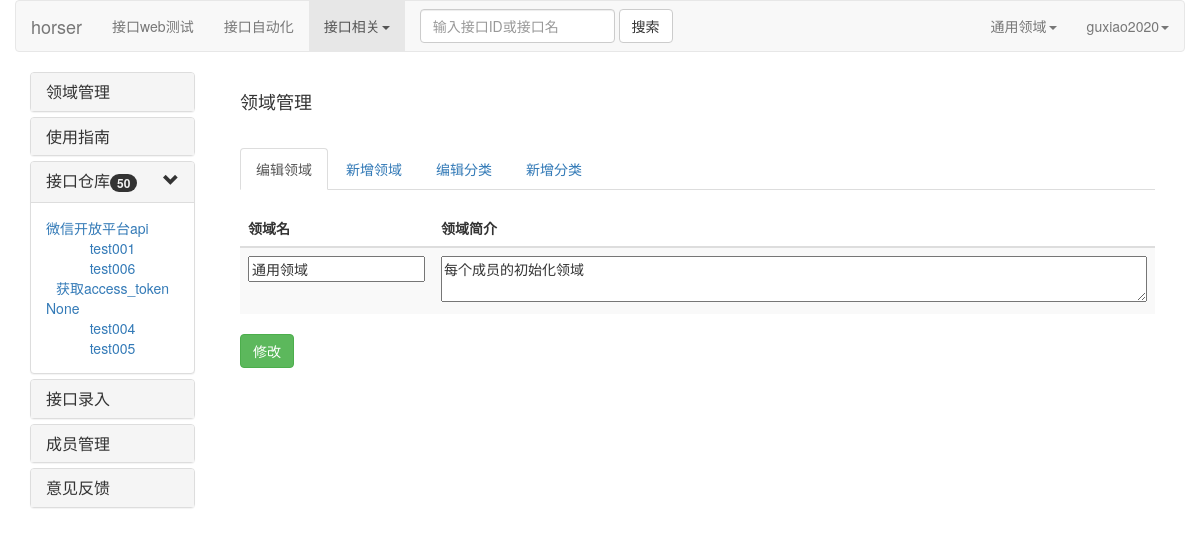
/domain_manage/ (signed in), run on the app's committed database.
### horsequick/models.py (models this page shows)
class Domain_Info(models.Model):
    domain_name = models.CharField(max_length=50,verbose_name="领域名")
    domain_brief = models.CharField(max_length=100,verbose_name="领域简介",null=True)
    class Meta:
        verbose_name = "领域表"
        ordering = ['-id']

class Interface_Info(models.Model):
    interface_name = models.CharField(max_length=20,verbose_name="接口名")
    interface_type = models.CharField(max_length=20,verbose_name="接口类型")
    interface_url = models.CharField(max_length=150,verbose_name="接口url")
    interface_mock = models.CharField(max_length=200,verbose_name="接口url",null=True)
    input_field_list = models.CharField(max_length=200,verbose_name="输入字段列表",null=True)
    input_need_list = models.CharField(max_length=200,verbose_name="输入字段必需列表",null=True)
    input_demo_list = models.CharField(max_length=200,verbose_name="输入字段实例列表",null=True)
    assert_field_list = models.CharField(max_length=200,verbose_name="断言字段列表",null=True)
    match_list = models.CharField(max_length=200,verbose_name="匹配内容列表",null=True)
    assert_result_list = models.CharField(max_length=200,verbose_name="断言结果列表",null=True)
    belong_subsys = models.CharField(max_length=50,verbose_name="所属子系统")
    belong_domain = models.ForeignKey(Domain_Info, on_delete=models.SET_DEFAULT, verbose_name="所属领域",default="1")
    belong_category = models.ForeignKey(Category_Info, on_delete=models.SET_NULL, verbose_name="所属类别",null=True)
    belong_git_base = models.CharField(max_length=100,verbose_name="所属git代码库",blank=True)
    belong_svn_base = models.CharField(max_length=100, verbose_name="所属svn代码库",blank=True)
    created_person = models.CharField(max_length=30,verbose_name="创建人")
    created_time = models.DateTimeField(verbose_name="创建时间")
    updated_time = models.DateTimeField(verbose_name="更新时间",null=True)
    class Meta:
        verbose_name = "接口信息表"
        ordering = ['-updated_time']

### horsequick/views.py (the view)
# urls.py: url(r'^domain_manage/$', domain_manage, name='domain_manage'),
@check_login
def domain_manage(request,**show):
    if request.method == "GET":
        html = "domain_manage.html"
        back_dict = show["interface_info"]
        domain_info = Domain_Info.objects.get(id=show["domain_id"])
        category_info = Category_Info.objects.filter(belong_domain=show["domain_id"])
        return render(request,html,{"show":show,"back_dict":back_dict,"domain_info":domain_info,"category_info":category_info})

### horsequick/templates/domain_manage.html (shortened to what this page needs)
<!DOCTYPE html>
<html lang="en">
    {% extends 'horser_base.html' %}
    {% block headmessage %}
    领域管理
    {% endblock %}
    {% block content %}
        <div class="tabbable" id="domain_switch">
				<ul class="nav nav-tabs">
					<li class="active">
						 <a href="#domain_edit" data-toggle="tab">编辑领域</a>
					</li>
					<li>
						 <a href="#domain_add" data-toggle="tab">新增领域</a>
					</li>
                    <li>
						 <a href="#category_edit" data-toggle="tab">编辑分类</a>
					</li>
                    <li>
						 <a href="#category_add" data-toggle="tab">新增分类</a>
					</li>
				</ul><br>
				<div class="tab-content">
                    <div class="tab-pane active" id="domain_edit">
                        <table class="table table-striped">
                            <thead>
                                <tr>
                                    <th class="col-md-2 col-lg-2">领域名</th>
                                    <th class="col-md-10 col-lg-10">领域简介</th>
                                </tr>
                            </thead>
                            <tbody>
                                <tr>
                                    <td class="col-md-2 col-lg-2"><input id="domain_name_edit" type="text" value="{{ domain_info.domain_name }}"></td>
                                    <td class="col-md-10 col-lg-10"><textarea id="domain_brief_edit" style="width: 100%">{{ domain_info.domain_brief }}</textarea></td>
                                </tr>
                            </tbody>
                        </table>
                            <button class="btn btn-success" onclick="edit_domain()">修改</button>
                    </div>
                </div>
        </div>
    {% endblock %}

### horsequick/templates/horser_base.html (shortened to what this page needs)
<!DOCTYPE html>
<html lang="en">
<head>
    <link rel="stylesheet" href="https://cdn.staticfile.org/twitter-bootstrap/3.3.7/css/bootstrap.min.css">
    <link rel="stylesheet" href="/static/css/horsergo.css">
    {% include 'header.html' %}
</head>
<body>
        <div class="container">
            <div class="row">
                 <div class="col-md-2 col-lg-2">
                    <div class="panel-group" id="accordion">
                        <div class="panel panel-default">
                            <div class="panel-heading">
                                <h4 class="panel-title">
                                    <a href="/domain_manage/">
                                        领域管理
                                    </a>
                                </h4>
                            </div>
                        </div>
                        <div class="panel panel-default">
                            <div class="panel-heading">
                                <h4 class="panel-title">
                                    <a href="/horser_help">
                                        使用指南
                                    </a>
                                </h4>
                            </div>
                        </div>
                        <div class="panel panel-default">
                            <div class="panel-heading">
                                <h4 class="panel-title">
                                    <a data-toggle="collapse" data-parent="#accordion"
                                       href="#collapse_one">
                                        接口仓库<span class="pull-right glyphicon glyphicon-chevron-down"></span><span class="badge">50</span>
                                    </a>
                                </h4>
                            </div>
                            <div id="collapse_one" class="panel-collapse collapse in">
                                <div class="panel-body" style="text-align: left">
                                    {% for k,v in back_dict.items  %}
                                    <a href="#interface_collapse_{{k}}" data-toggle="collapse" data-parent="collapse_one">{{k}}</a><br>
                                        <div id="interface_collapse_{{k}}" class="panel-collapse collapse in">
                                        {% for i in v %}
                                            <div style="text-align: center">
                                                <a href="/interface_detail/{{ i.id }}" >{{i.interface_name}}</a>
                                            </div>
                                        {% endfor %}
                                        </div>
                                    {% endfor %}
                                </div>
                            </div>
                        </div>
                        <div class="panel panel-default">
                            <div class="panel-heading">
                                <h4 class="panel-title">
                                    <a href="/interface_add">
                                        接口录入
                                    </a>
                                </h4>
                            </div>
                        </div>
                        <div class="panel panel-default">
                            <div class="panel-heading">
                                <h4 class="panel-title">
                                    <a href="/member_manage/">
                                        成员管理
                                    </a>
                                </h4>
                            </div>
                        </div>
                        <div class="panel panel-default">
                            <div class="panel-heading">
                                <h4 class="panel-title">
                                    <a href="/#">
                                        意见反馈
                                    </a>
                                </h4>
                            </div>
                        </div>
                    </div>
                 </div>
                <div class="col-md-10 col-lg-10">
                        <div class="panel-heading">
                            <h4>{% block headmessage %}{% endblock %}</h4>
                        </div>
                        <div class=" panel-body">
                            {% block content %}{% endblock %}
                        </div>
                </div>
            </div>
        </div>
</body>
</html>

### horsequick/templates/header.html (shortened to what this page needs)
<!DOCTYPE html>
<html lang="en">
<div class="container">
        <div class="row clearfix">
                <nav class="navbar navbar-default" role="navigation">
                    <div class="navbar-header">
                         <a class="navbar-brand" href="/">horser</a>
                    </div>
                    <div class="collapse navbar-collapse" id="bs-example-navbar-collapse-1">
                        <ul class="nav navbar-nav">
                            <li >
                                 <a href="/interface_webtest/">接口web测试</a>
                            </li>
                            <li>
                                 <a href="#">接口自动化</a>
                            </li>
                            <li class="dropdown active">
                                 <a href="#" class="dropdown-toggle" data-toggle="dropdown">接口相关<strong class="caret"></strong></a>
                            </li>
                        </ul>
                        <form class="navbar-form navbar-left" role="search">
                            <div class="form-group">
                                <input type="text" class="form-control" placeholder="输入接口ID或接口名"/>
                            </div> <button type="submit" class="btn btn-default">搜索</button>
                        </form>
                        <ul class="nav navbar-nav navbar-right">
                            <li class="dropdown">
                                <a href="#" class="dropdown-toggle" data-toggle="dropdown">{{show.domain_name}}<strong class="caret"></strong></a>
                            </li>
                            <li class="dropdown">
                                 <a href="#" class="dropdown-toggle" data-toggle="dropdown">{{ show.user_name }}<strong class="caret"></strong></a>
                            </li>
                        </ul>
                    </div>
                </nav>
        </div>
</div>
</html>

### data on the page
Domain_Info: domain_name "通用领域", domain_brief "每个成员的初始化领域"
Interface_Info: k "微信开放平台api", interface_name "test001"
Interface_Info: interface_name "test006"
Interface_Info: interface_name "获取access_token"
Interface_Info: k "None", interface_name "test004"
Interface_Info: interface_name "test005"

### other printed values
{{ show.user_name }} "guxiao2020"
